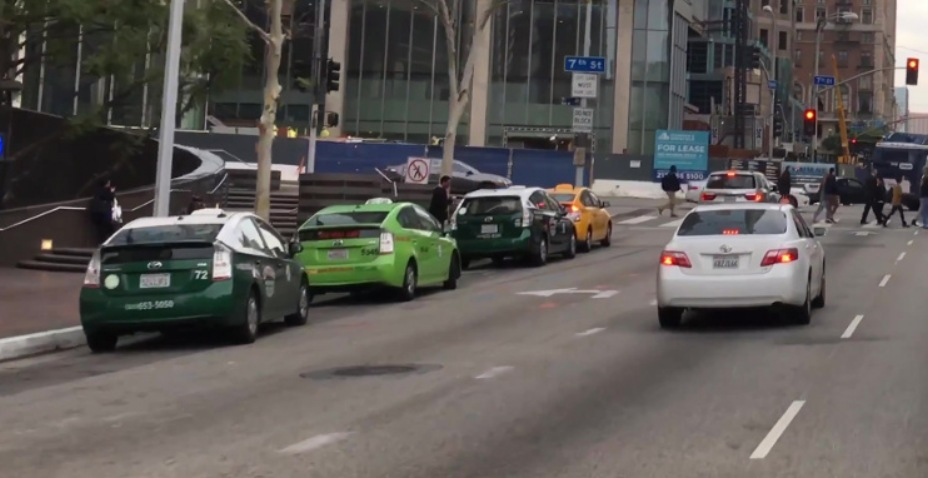
#> input picture dlib-19.15/examples/mmod_cars_test_image.jpg, 928 x 478 px
$ python dimensoes.py --image dlib-19.15/examples/mmod_cars_test_image.jpg --width 1.0   (older library calls are emulated)
#> lines starting #> are read from the running program, lines starting #| are printed output that depends on the picture; after the words box and inside, x2 and y2 are one past the last pixel; in counts of white or black regions, pixels touching at a corner belong together
# import the necessary packages
from scipy.spatial import distance as dist
from imutils import perspective
from imutils import contours
import numpy as np
import argparse
import imutils
import cv2


def midpoint(ptA, ptB):
    return ((ptA[0] + ptB[0]) * 0.5, (ptA[1] + ptB[1]) * 0.5)


# construct the argument parse and parse the arguments
ap = argparse.ArgumentParser()
ap.add_argument("-i", "--image", required=True,
                help="path to the input image")
ap.add_argument("-w", "--width", type=float, required=True,
                help="width of the left-most object in the image (in inches)")
args = vars(ap.parse_args())

# load the image, convert it to grayscale, and blur it slightly
image = cv2.imread(args["image"])
#> image is the input picture: shape (478, 928, 3); mean B, G, R 85.6, 88.8, 92.9
gray = cv2.cvtColor(image, cv2.COLOR_BGR2GRAY)
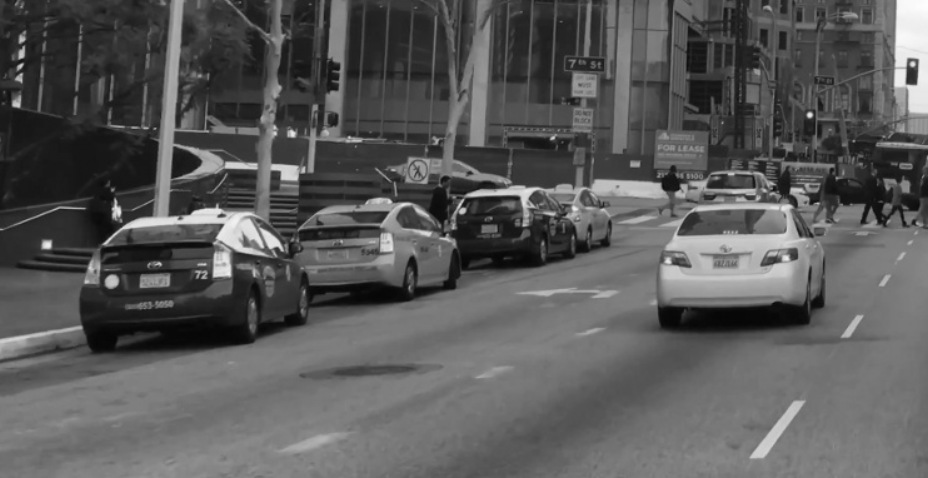
#> gray: shape (478, 928); min 5, max 254, mean 89.7
gray = cv2.GaussianBlur(gray, (7, 7), 0)

# perform edge detection, then perform a dilation + erosion to
# close gaps in between object edges
edged = cv2.Canny(gray, 50, 100)
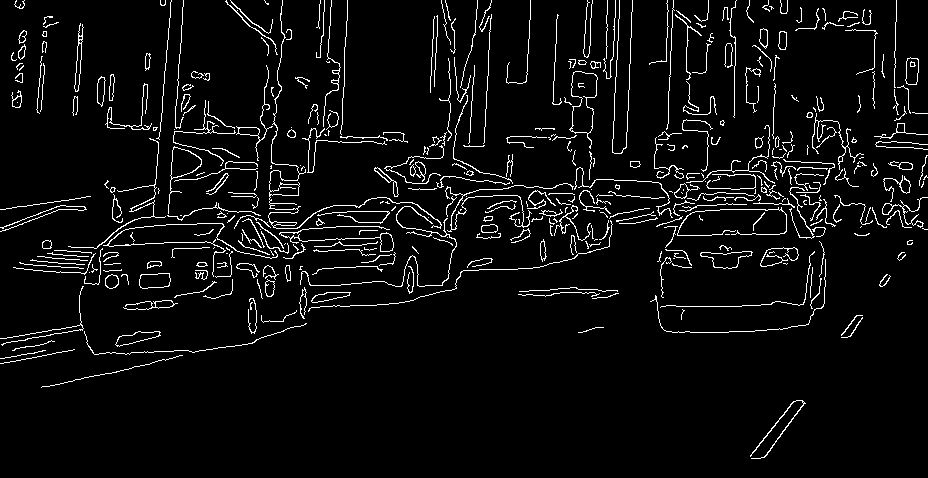
#> edged: shape (478, 928); 5.2% white in thin lines or dots
edged = cv2.dilate(edged, None, iterations=1)
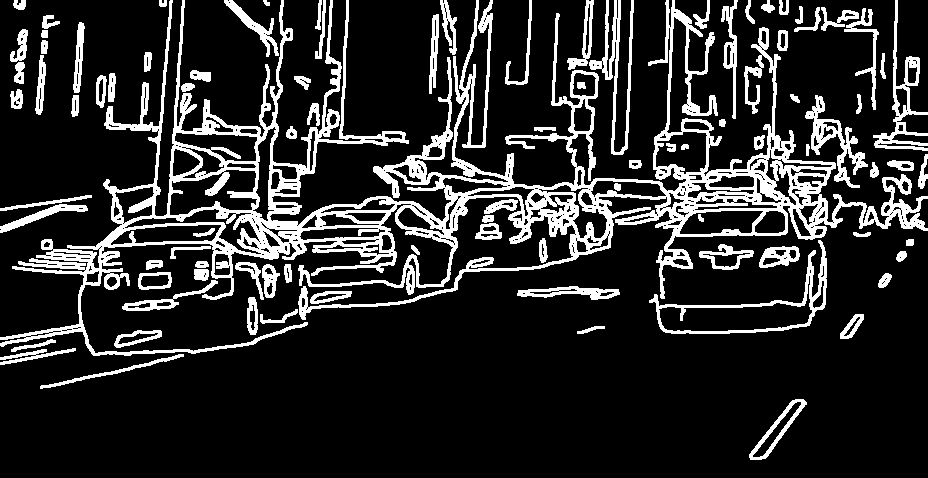
#> edged: shape (478, 928); 16.7% white; 92 white regions, largest, box (x1, y1, x2, y2) and area: (0, 0, 928, 356) 48292, (649, 240, 827, 334) 1934, (589, 0, 634, 155) 1634
edged = cv2.erode(edged, None, iterations=1)
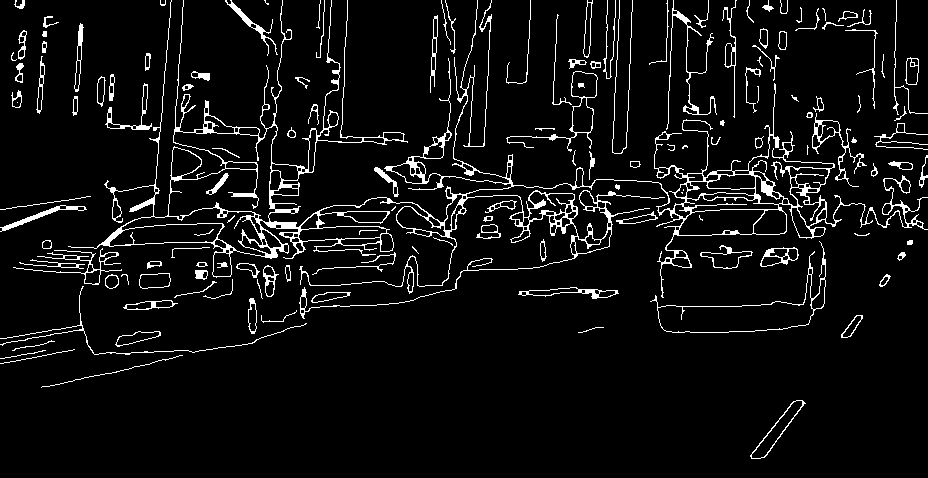
#> edged: shape (478, 928); 6.2% white in thin lines or dots

# find contours in the edge map
cnts = cv2.findContours(edged.copy(), cv2.RETR_EXTERNAL,
                        cv2.CHAIN_APPROX_SIMPLE)
#> cnts = 131 contours, 54 with area under 20; largest, box (x1, y1, x2, y2) and area: (68, 0, 928, 319) 33744, (650, 241, 826, 333) 4278, (506, 71, 598, 152) 1224, (750, 400, 806, 459) 804, (812, 113, 867, 187) 638
cnts = imutils.grab_contours(cnts)

# sort the contours from left-to-right and initialize the
# 'pixels per metric' calibration variable
(cnts, _) = contours.sort_contours(cnts)
pixelsPerMetric = None

# loop over the contours individually
for c in cnts:
    # if the contour is not sufficiently large, ignore it
    if cv2.contourArea(c) < 100:
        continue

    # compute the rotated bounding box of the contour
    orig = image.copy()
    box = cv2.minAreaRect(c)
    box = cv2.cv.BoxPoints(box) if imutils.is_cv2() else cv2.boxPoints(box)
    box = np.array(box, dtype="int")

    # order the points in the contour such that they appear
    # in top-left, top-right, bottom-right, and bottom-left
    # order, then draw the outline of the rotated bounding
    # box
    box = perspective.order_points(box)
    cv2.drawContours(orig, [box.astype("int")], -1, (0, 255, 0), 2)

    # loop over the original points and draw them
    for (x, y) in box:
        cv2.circle(orig, (int(x), int(y)), 5, (0, 0, 255), -1)
    # unpack the ordered bounding box, then compute the midpoint
    # between the top-left and top-right coordinates, followed by
    # the midpoint between bottom-left and bottom-right coordinates
    (tl, tr, br, bl) = box
    (tltrX, tltrY) = midpoint(tl, tr)
    (blbrX, blbrY) = midpoint(bl, br)

    # compute the midpoint between the top-left and top-right points,
    # followed by the midpoint between the top-righ and bottom-right
    (tlblX, tlblY) = midpoint(tl, bl)
    (trbrX, trbrY) = midpoint(tr, br)

    # draw the midpoints on the image
    cv2.circle(orig, (int(tltrX), int(tltrY)), 5, (255, 0, 0), -1)
    cv2.circle(orig, (int(blbrX), int(blbrY)), 5, (255, 0, 0), -1)
    cv2.circle(orig, (int(tlblX), int(tlblY)), 5, (255, 0, 0), -1)
    cv2.circle(orig, (int(trbrX), int(trbrY)), 5, (255, 0, 0), -1)

    # draw lines between the midpoints
    cv2.line(orig, (int(tltrX), int(tltrY)), (int(blbrX), int(blbrY)),
             (255, 0, 255), 2)
    cv2.line(orig, (int(tlblX), int(tlblY)), (int(trbrX), int(trbrY)),
             (255, 0, 255), 2)
    # compute the Euclidean distance between the midpoints
    dA = dist.euclidean((tltrX, tltrY), (blbrX, blbrY))
    dB = dist.euclidean((tlblX, tlblY), (trbrX, trbrY))

    # if the pixels per metric has not been initialized, then
    # compute it as the ratio of pixels to supplied metric
    # (in this case, inches)
    if pixelsPerMetric is None:
        pixelsPerMetric = dB / args["width"]
        # compute the size of the object
        dimA = dA / pixelsPerMetric
        dimB = dB / pixelsPerMetric

        # draw the object sizes on the image
        cv2.putText(orig, "{:.1f}in".format(dimA),
                    (int(tltrX - 15), int(tltrY - 10)), cv2.FONT_HERSHEY_SIMPLEX,
                    0.65, (255, 255, 255), 2)
        cv2.putText(orig, "{:.1f}in".format(dimB),
                    (int(trbrX + 10), int(trbrY)), cv2.FONT_HERSHEY_SIMPLEX,
                    0.65, (255, 255, 255), 2)

        # show the output image
        cv2.imshow("Image", orig)
        cv2.waitKey(0)
#> this loop made 131 passes
#> (tl, tr, br, bl, tltrX, tltrY, blbrX, blbrY) on pass 4: ([-2, 221], [83, 198], [86, 209], [0, 231], 40.5, 209.5, 43, 220)
#> (tl, tr, br, bl, tltrX, tltrY, blbrX, blbrY) on passes 6, 9, 12, 14, 20, 22: ([10, 90], [20, 89], [22, 106], [12, 107], 15, 89.5, 17, 106.5), ([12, 251], [120, 247], [121, 283], [13, 287], 66, 249, 67, 285), ([18, 29], [26, 30], [24, 59], [16, 58], 22, 29.5, 20, 58.5), ([35, 112], [45, 56], [40, 55], [40, 113], 40, 84, 40, 84), ([68, 0], [927, 0], [927, 318], [68, 318], 497.5, 0, 497.5, 318), ([73, 90], [83, 23], [78, 22], [78, 91], 78, 56.5, 78, 56.5)
#> after the loop, dimA = 0.122; dimB = 1; pixelsPerMetric = 88.41
